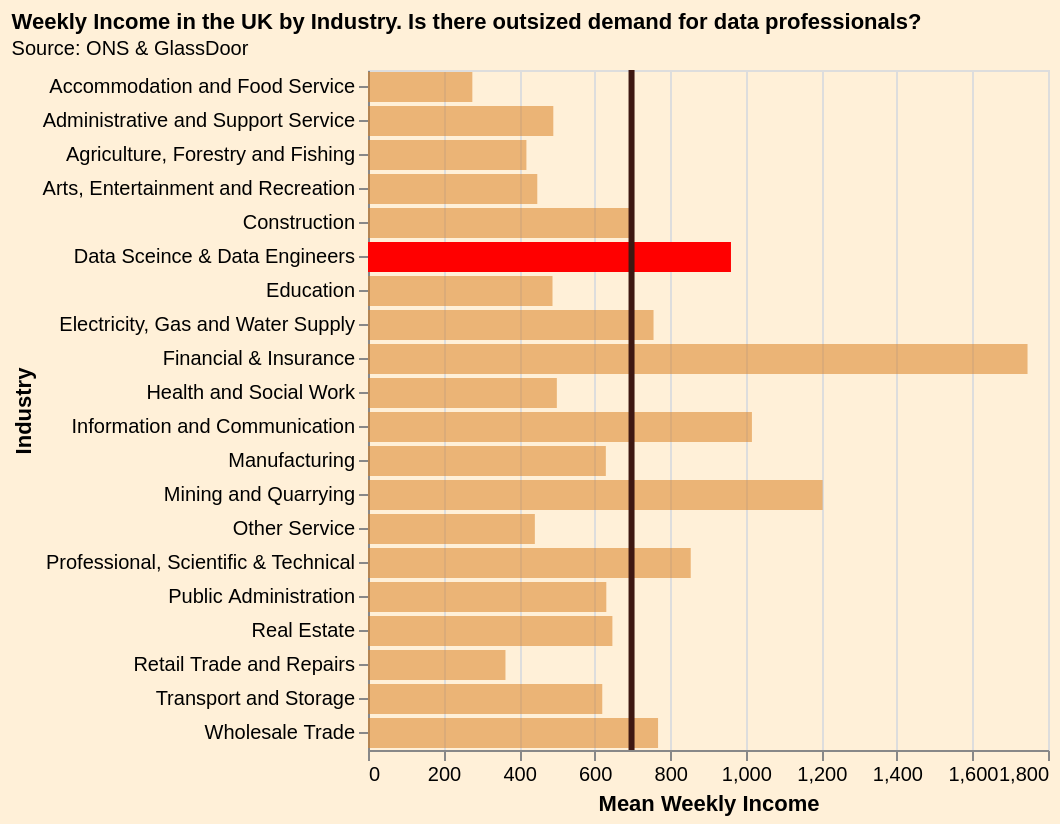

Vega-Lite specification stored for this chart:
### Vega-Lite specification from a JSON file in a GitHub repository (floating-point values rounded to 4 significant figures)
{"$schema": "https://vega.github.io/schema/vega-lite/v5.json", "description": "Bar chart with text labels. Set domain to make the frame cover the labels.", "title": {"text": "Weekly Income in the UK by Industry. Is there outsized demand for data professionals? ", "fontSize": 11, "anchor": "start", "subtitle": "Source: ONS & GlassDoor", "subtitleFontSize": 10}, "width": 340, "height": 340, "data": {"values": [{"Industry": "Accommodation and Food Service ", "Average Weekly Income": 276.2}, {"Industry": "Administrative and Support Service ", "Average Weekly Income": 490.5}, {"Industry": "Agriculture, Forestry and Fishing", "Average Weekly Income": 419.3}, {"Industry": "Arts, Entertainment and Recreation", "Average Weekly Income": 448.1}, {"Industry": "Construction", "Average Weekly Income": 692.8}, {"Industry": "Data Sceince & Data Engineers", "Average Weekly Income": 960.8}, {"Industry": "Education", "Average Weekly Income": 488.4}, {"Industry": "Electricity, Gas and Water Supply", "Average Weekly Income": 755.8}, {"Industry": "Financial & Insurance ", "Average Weekly Income": 1746.0}, {"Industry": "Health and Social Work", "Average Weekly Income": 499.9}, {"Industry": "Information and Communication", "Average Weekly Income": 1016.0}, {"Industry": "Manufacturing ", "Average Weekly Income": 629.6}, {"Industry": "Mining and Quarrying", "Average Weekly Income": 1203.0}, {"Industry": "Other Service ", "Average Weekly Income": 441.7}, {"Industry": "Professional, Scientific & Technical ", "Average Weekly Income": 854.3}, {"Industry": "Public Administration", "Average Weekly Income": 630.8}, {"Industry": "Real Estate ", "Average Weekly Income": 646.9}, {"Industry": "Retail Trade and Repairs", "Average Weekly Income": 363.9}, {"Industry": "Transport and Storage", "Average Weekly Income": 620.1}, {"Industry": "Wholesale Trade", "Average Weekly Income": 767.8}]}, "background": "#fff0d8", "layer": [{"mark": {"type": "bar", "height": 15, "color": "#da83278c"}, "encoding": {"y": {"field": "Industry", "type": "nominal"}, "x": {"field": "Average Weekly Income", "type": "quantitative", "scale": {"domain": [0, 1800]}}, "color": {"condition": [{"value": "red", "test": {"field": "Industry", "oneOf": ["Data Sceince & Data Engineers"]}}]}, "tooltip": [{"field": "Average Weekly Income", "type": "quantitative"}]}}, {"mark": "rule", "encoding": {"x": {"aggregate": "mean", "field": "Average Weekly Income", "title": "Mean Weekly Income"}, "color": {"value": "#3e1812"}, "size": {"value": 3}, "tooltip": [{"aggregate": "mean", "field": "Average Weekly Income"}]}}]}
